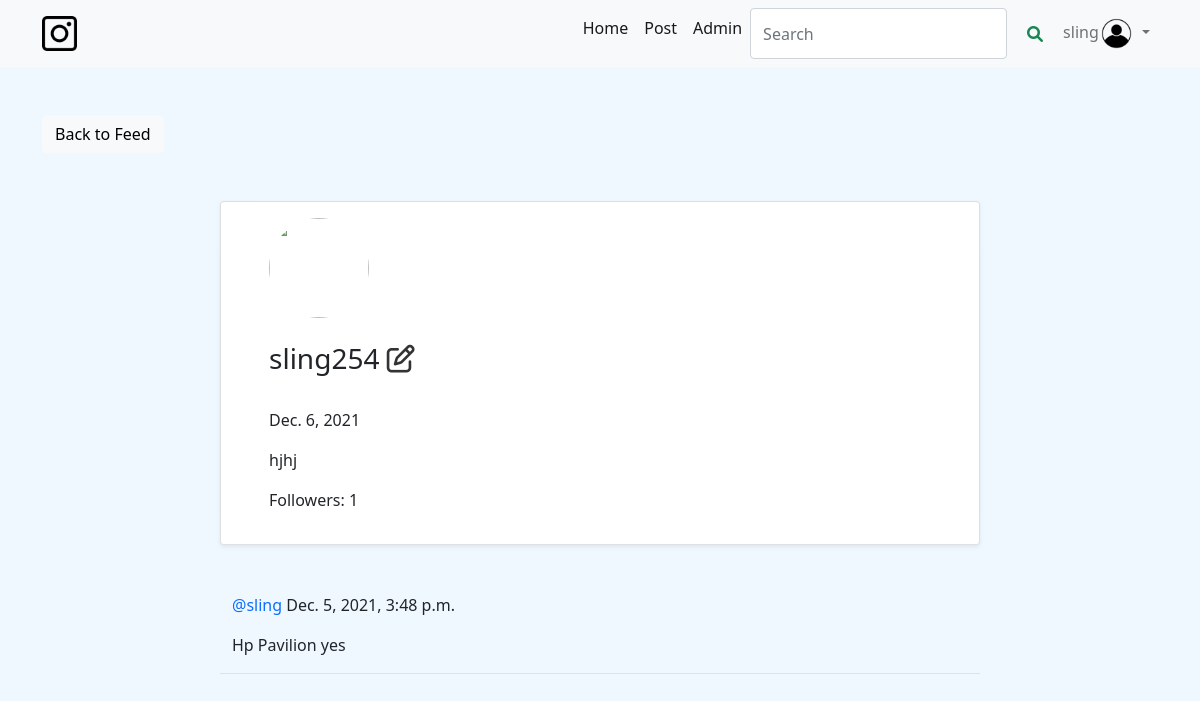
/profile/1/ (signed in), run on the app's committed database.
### insta/models.py (models this page shows, shortened)
class Profile(models.Model):
  profile_photo = CloudinaryField('image', blank=True)
  bio = models.TextField()
  name = models.CharField(max_length=30, blank=True, null=True)
  bio = models.TextField(max_length=500, blank=True, null=True)
  birth_date=models.DateField(null=True, blank=True)
  location = models.CharField(max_length=100, blank=True, null=True)
  user = models.OneToOneField(User, primary_key=True, verbose_name='user', related_name='profile', on_delete=models.CASCADE)
  followers = models.ManyToManyField(User, blank=True, related_name='followers')

class Post(models.Model):
  photo = CloudinaryField('image')
  photo_name = models.CharField(max_length=100)
  posted_at = models.DateTimeField(auto_now_add=True)
  photo_caption = models.TextField()
  user = models.ForeignKey(User,on_delete = models.CASCADE)
  likes = models.ManyToManyField(User, blank=True, related_name='likes')
  dislikes = models.ManyToManyField(User, blank=True, related_name='dislikes')

### insta/views.py (the view, shortened to what this page needs)
# urls.py: path('profile/<int:pk>/', ProfileView.as_view(),name="profile"),
class ProfileView(View):
    def get(self, request, pk, *args, **kwargs):
        profile = Profile.objects.get(pk=pk)
        user = profile.user
        posts = Post.objects.filter(user=user).order_by('-posted_at')
        followers = profile.followers.all()
        if len(followers) == 0:
            is_following = False
        for follower in followers:
            if follower == request.user:
                is_following = True
                break
            else:
                is_following = False
        number_of_followers = len(followers)
        context = {
            'user': user,
            'profile': profile,
            'posts': posts,
            'number_of_followers': number_of_followers,
            'is_following': is_following,
        }
        return render(request, 'profile.html', context)
    model = Profile
    fields = ['name', 'bio', 'birth_date', 'location', 'profile_photo']
    template_name = 'profile_create.html'

### templates/profile.html (shortened to what this page needs)
 {% extends 'base.html' %}
{% block content %}
<div class="container">
    <div class="row mt-5">
        <div class="col-md-3 col-sm-6">
            <a href="/" class="btn btn-light">Back to Feed</a>
        </div>
    </div>
    <div class="row justify-content-center mt-5">
        <div class="card shadow-sm col-md-8 col-sm-12 border-bottom px-5 pt-3">
            <img src="{{ profile.profile_photo.url }}" class="rounded-circle" width="100" height="100" />
            {% if profile.name %}
            <h3 class="py-4">{{ profile.name }}
                <span>
                    {% if request.user == user %}
                        <a href="{% url 'profile-edit' profile.pk%}" style="color: #333"><i class="far fa-edit"></i></a>
                    {% endif %}
                </span>
                {% endif %}
            </h3>
            {% if profile.birth_date %}
            <p>{{ profile.birth_date }}</p>
            {% endif %}
            {% if profile.bio %}
            <p>{{ profile.bio }}</p>
            {% endif %}
            <div class="mb-3">
                <p>Followers: {{ number_of_followers }}</p>
            </div>
        </div>
    </div>
    {% for post in posts %}
    <div class="row justify-content-center mt-5">
        <div class="col-md-8 col-sm-12 border-bottom">
            <p><a style="text-decoration: none" class="text-primary" href="{% url 'profile' post.user.profile.pk %}">@{{ post.user }}</a> {{ post.posted_at }}</p>
            <div class="position-relative">
                <p>{{ post.photo_caption }}</p>
            </div>
        </div>
    </div>
    {% endfor %}
</div>
{% endblock content %}

### templates/base.html (shortened to what this page needs)
{% load static%}
{% load crispy_forms_tags %}
<!doctype html>
<html lang="en">
  <head>
    <link href="https://cdn.jsdelivr.net/npm/bootstrap@5.0.2/dist/css/bootstrap.min.css" rel="stylesheet">
    <link rel="stylesheet" href="https://cdnjs.cloudflare.com/ajax/libs/font-awesome/6.0.0-beta3/css/all.min.css" />
    <link rel="stylesheet" type="text/css" href="{% static 'css/main.css' %}">
  </head>
  <body>
    <nav class="navbar navbar-expand-lg navbar-light bg-light">
        <div class="container">
          <a class="navbar-brand" href="#"><img src="{% static 'img/icon.png' %}" alt="" width="35" height="35"
            srcset=""></a>
          <div class="collapse navbar-collapse" id="navbarScroll">
            <ul class="navbar-nav ms-auto my-2 my-lg-0 navbar-nav-scroll" style="--bs-scroll-height: 100px;">
              <li class="nav-item">
                <a class="nav-link active" aria-current="page" href="/">Home</a>
              </li>
              <li class="nav-item">
                <a class="nav-link active" aria-current="page" href="{% url 'post'%}">Post</a>
              </li>
              <li class="nav-item">
                <a class="nav-link active" aria-current="page" href="/admin">Admin</a>
              </li>
              <form class="d-flex" action="{% url 'profile-search' %}">
                  <input class="form-control me-2" type="search" placeholder="Search" aria-label="Search"value="{{ request.GET.query}}" name="query">
                  <button class="btn btn-outline-success" style="border:none; box-shadow:none" type="submit">
                    <i class="fas fa-search"></i>
                  </button>
              </form>
              {% if user.is_authenticated %}
              <li class="nav-item dropdown">
                <a class="nav-link dropdown-toggle" href="#" id="navbarScrollingDropdown" role="button" data-bs-toggle="dropdown" aria-expanded="false">
                  {{ request.user}}<img src="{% static 'img/usericon.png' %}" width="35"height="35" alt="" srcset="">
                </a>
              </li>
              {%else %}
              <li class="nav-item">
                <a class="nav-link active" aria-current="page" href="/login">Login</a>
              </li>
              {% endif %}
            </ul>
          </div>
        </div>
      </nav>
      {% block content%}
      {% endblock %}
  </body>
</html>

### static/css/main.css (style rules this page uses)
body { background-color: aliceblue; }

### data on the page
Profile: name "sling254", birth_date "Dec. 6, 2021", bio "hjhj"
Post: user "sling", posted_at "Dec. 5, 2021, 3:48 p.m.", photo_caption "Hp Pavilion yes"

### other printed values
{{ request.user }} "sling"
{{ number_of_followers }} "1"
